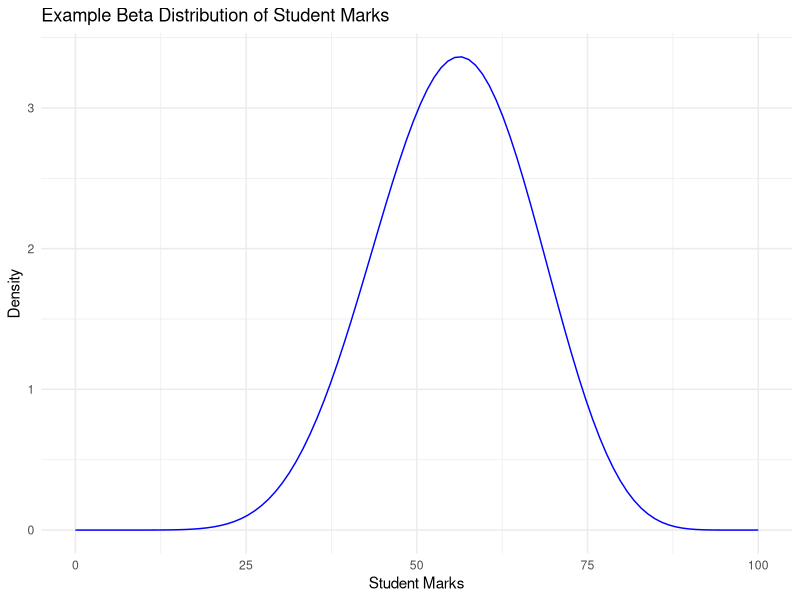
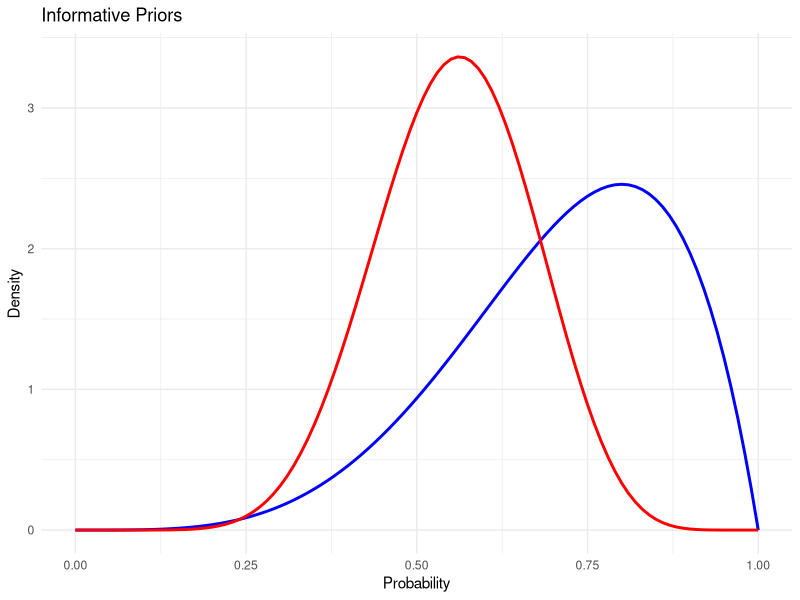
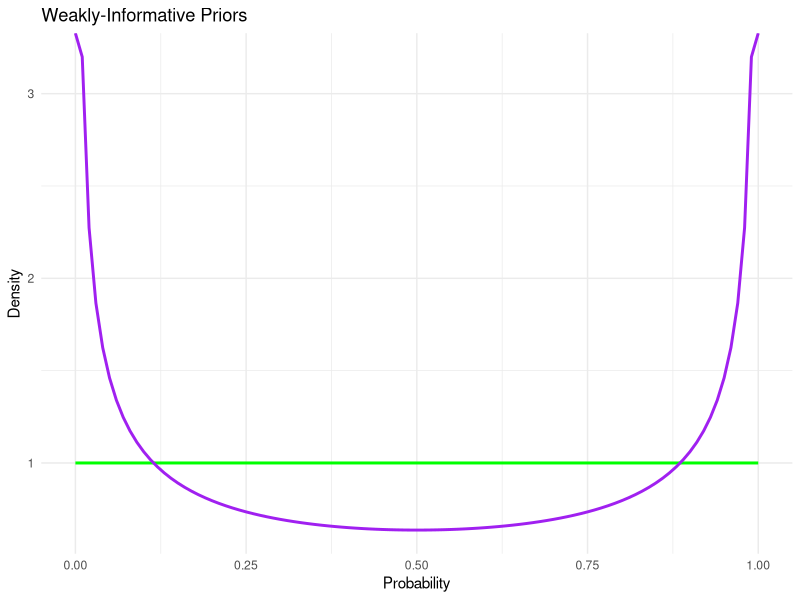
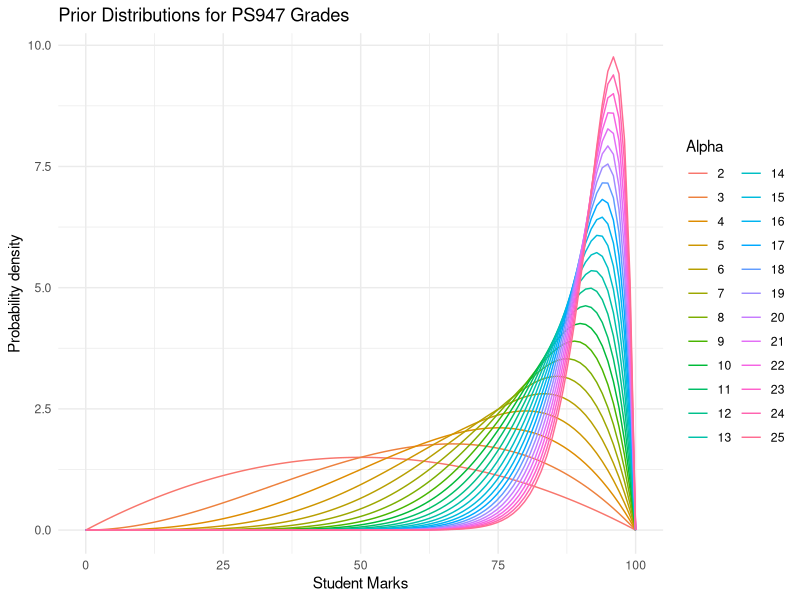
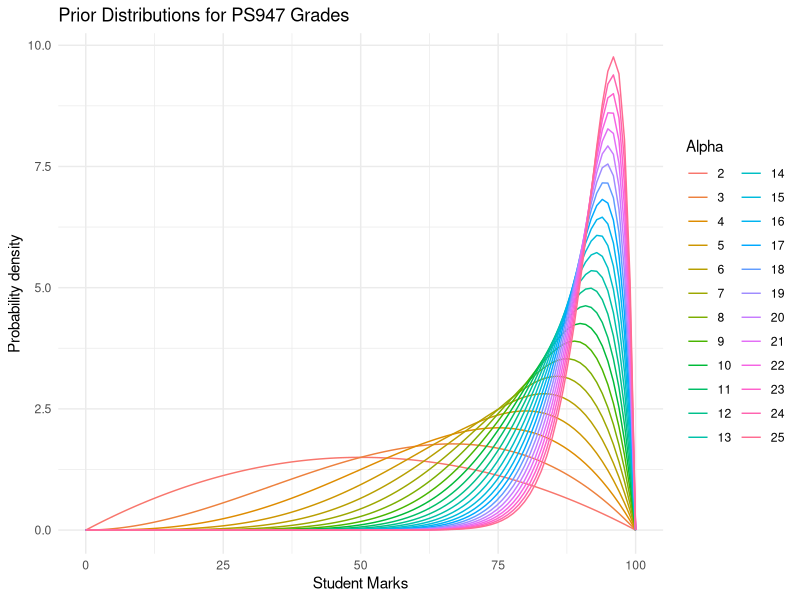

Reproduce these figures in R, in order.
# The parameters used in a beta distribution are alpha and beta.
# The alpha parameter is the shape parameter that controls the skewness of a beta distribution.
# The beta parameter is the shape parameter that controls the spread of a beta distribution.

# The changes that needs to be made to the dependent variables are, 
# 1. to standardise the data, so that mean=0 and sd=1 ; This is a common preprocessing step to ensure that the data is on a consistent scale.
# 2. convert the parameters into alpha and beta using the following equation: 

#alpha <- (mu^2 * (1 - mu) / sigma^2 - mu) / (mu - 1)
#beta <- alpha * (1 - mu) / mu

#where, mu=mean, sigma^2= standard deviation



# Example of a beta distribution plot with alpha=10 beta=8

# The approximate range of the scores is 40%-60%. 

library(ggplot2)

# Define parameter values for the Beta distribution
alpha <- 10   
beta <- 8   

# Generate a sequence of student marks between 0 and 100 
marks <- seq(0, 100, length.out = 100)

# Calculate the probability density function (PDF) for the Beta distribution
# We divide marks by 100 to scale to [0, 1], because this is a beta distribution
pdf <- dbeta(marks / 100, shape1 = alpha, shape2 = beta)  

# Create data frame for plotting
df <- data.frame(marks = marks, pdf = pdf)

# Plot the Beta distribution
ggplot(df, aes(x = marks, y = pdf)) +
  geom_line(color = "blue") +
  ggtitle("Example Beta Distribution of Student Marks") +
  labs(x = "Student Marks", y = "Density") +
  theme_minimal()



# To create a set of informative and a set of weakly-informative priors for the parameters in our model.
# The informative priors taken are alpha (5,10) and beta(2,8). These priors give an approximate estimation of possible probability distribution of marks. 
# The weakly informative priors taken are alpha (1,0.5), beta(1,0.5). These priors are not representing the possible outcomes. 

# Load required packages
library(ggplot2)

# Define parameter values for informative priors
alpha_inf <- c(5, 10)  
beta_inf <- c(2, 8)   

# Define parameter values for weakly-informative priors
alpha_weak <- c(1, 0.5)  
beta_weak <- c(1, 0.5)   

# Generate range of probabilities (0 to 1)
probs <- seq(0, 1, by = 0.01)

# Calculate PDF for informative priors
pdf_inf_1 <- dbeta(probs, alpha_inf[1], beta_inf[1])
pdf_inf_2 <- dbeta(probs, alpha_inf[2], beta_inf[2])

# Calculate PDF for weakly-informative priors
pdf_weak_1 <- dbeta(probs, alpha_weak[1], beta_weak[1])
pdf_weak_2 <- dbeta(probs, alpha_weak[2], beta_weak[2])

# Create data frames for informative and weakly-informative priors
df_inf <- data.frame(probs, pdf_inf_1, pdf_inf_2)
df_weak <- data.frame(probs, pdf_weak_1, pdf_weak_2)

# Plot informative priors
ggplot(df_inf, aes(x = probs)) +
  geom_line(aes(y = pdf_inf_1), color = "blue", linetype = "solid", size = 1) +
  geom_line(aes(y = pdf_inf_2), color = "red", linetype = "solid", size = 1) +
  labs(x = "Probability", y = "Density", title = "Informative Priors") +
  scale_color_manual(values = c("blue", "red")) +
  theme_minimal()

# Plot weakly-informative priors
ggplot(df_weak, aes(x = probs)) +
  geom_line(aes(y = pdf_weak_1), color = "green", linetype = "solid", size = 1) +
  geom_line(aes(y = pdf_weak_2), color = "purple", linetype = "solid", size = 1) +
  labs(x = "Probability", y = "Density", title = "Weakly-Informative Priors") +
  scale_color_manual(values = c("green", "purple")) +
  theme_minimal()





# Load required packages
library(ggplot2)

# Define the parameter values for the Beta distributions
alpha <- c(2:25)  # Additional alpha values
beta <- c(2)      # Additional beta values

# Generate a sequence of student marks between 0 and 100
marks <- seq(0, 100, length.out = 100)

# Initialize an empty data frame to store the results
df <- expand.grid(alpha = alpha, beta = beta, marks = marks)

# Calculate the probability density function (PDF) for each Beta distribution
df$PDF <- dbeta(df$marks / 100, shape1 = df$alpha, shape2 = df$beta)  # Divide marks by 100 to scale to [0, 1]

# Plot the prior distributions for student marks
ggplot(df, aes(x = marks, y = PDF, color = as.factor(alpha))) +
  geom_line() +
  ggtitle("Prior Distributions for PS947 Grades") +
  labs(x = "Student Marks", y = "Probability density", color = "Alpha") +
  theme_minimal()


##Last part
# Load required packages
library(ggplot2)

# Define additional parameter values for the Beta distributions
alpha <- c(2:25)  # Additional alpha values
beta <- c(2)      # Additional beta values

# Generate a sequence of student marks between 0 and 100
marks <- seq(0, 100, length.out = 100)

# Initialize an empty data frame to store the results
df <- expand.grid(alpha = alpha, beta = beta, marks = marks)

# Calculate the probability density function (PDF) for each Beta distribution
df$PDF <- dbeta(df$marks / 100, shape1 = df$alpha, shape2 = df$beta)  # Divide marks by 100 to scale to [0, 1]

# Plot the prior distributions for student marks
ggplot(df, aes(x = marks, y = PDF, color = as.factor(alpha))) +
  geom_line() +
  ggtitle("Prior Distributions for PS947 Grades") +
  labs(x = "Student Marks", y = "Probability density", color = "Alpha") +
  theme_minimal()


